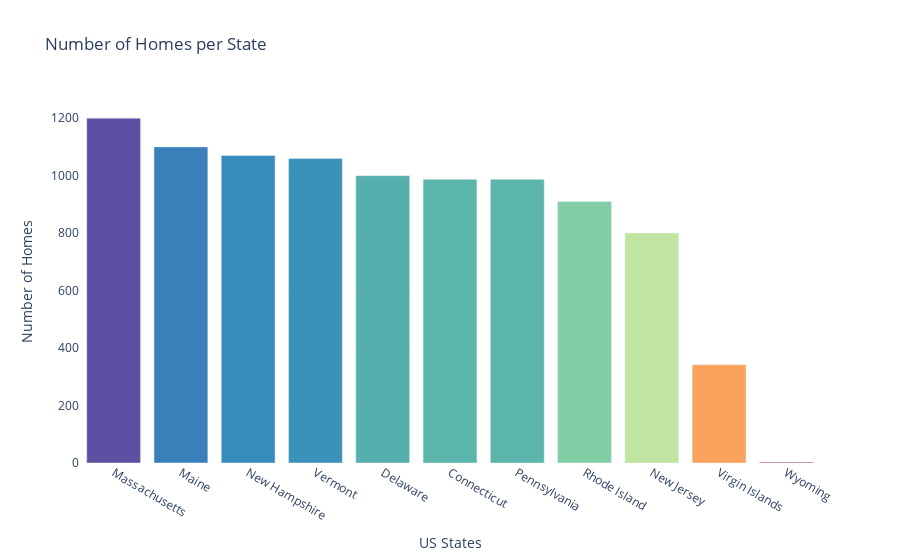

Notebook code for this chart:
### Code cell
fig = px.bar(
            x = homes_per_state.index,
            y = homes_per_state.values,
            color = homes_per_state.values,
            color_continuous_scale='spectral',
            title='Number of Homes per State')

fig.update_layout(xaxis_title='US States',
                coloraxis_showscale = False,
                yaxis_title = 'Number of Homes')

fig.update_layout({
'plot_bgcolor': 'rgba(0, 0, 0, 0)',
'paper_bgcolor': 'rgba(0, 0, 0, 0)',
})

fig.show()

fig.write_image("Homes_per_State.png")

### Figure 1 — Plotly figure (JSON) as saved in the notebook; plotly's stock layout.template omitted (floating-point values rounded to 4 significant figures)
{"data": [{"alignmentgroup": "True", "hovertemplate": "x=%{x}<br>y=%{y}<br>color=%{marker.color}<extra></extra>", "legendgroup": "", "marker": {"color": [1200, 1100, 1070, 1060, 1000, 987, 987, 910, 800, 342, 3], "coloraxis": "coloraxis", "pattern": {"shape": ""}}, "name": "", "offsetgroup": "", "orientation": "v", "showlegend": false, "textposition": "auto", "type": "bar", "x": ["Massachusetts", "Maine", "New Hampshire", "Vermont", "Delaware", "Connecticut", "Pennsylvania", "Rhode Island", "New Jersey", "Virgin Islands", "Wyoming"], "xaxis": "x", "y": [1200, 1100, 1070, 1060, 1000, 987, 987, 910, 800, 342, 3], "yaxis": "y"}], "layout": {"barmode": "relative", "coloraxis": {"colorbar": {"title": {"text": "color"}}, "colorscale": [[0, "rgb(158,1,66)"], [0.1, "rgb(213,62,79)"], [0.2, "rgb(244,109,67)"], [0.3, "rgb(253,174,97)"], [0.4, "rgb(254,224,139)"], [0.5, "rgb(255,255,191)"], [0.6, "rgb(230,245,152)"], [0.7, "rgb(171,221,164)"], [0.8, "rgb(102,194,165)"], [0.9, "rgb(50,136,189)"], [1, "rgb(94,79,162)"]], "showscale": false}, "legend": {"tracegroupgap": 0}, "paper_bgcolor": "rgba(0, 0, 0, 0)", "plot_bgcolor": "rgba(0, 0, 0, 0)", "title": {"text": "Number of Homes per State"}, "xaxis": {"anchor": "y", "domain": [0, 1], "title": {"text": "US States"}}, "yaxis": {"anchor": "x", "domain": [0, 1], "title": {"text": "Number of Homes"}}}}
